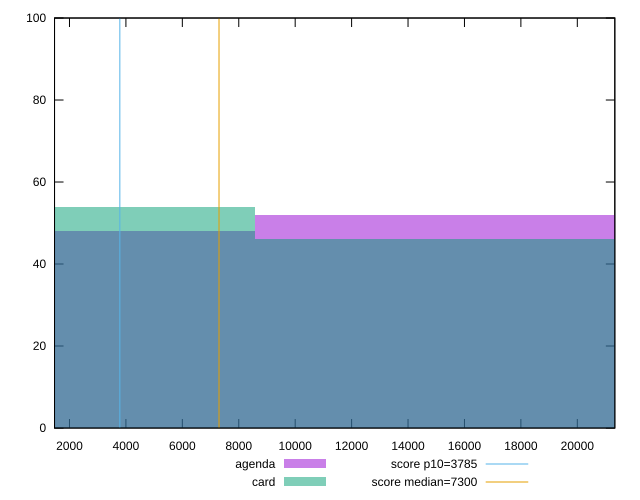

Write the gnuplot code that produced this figure.
reset

$agenda <<EOF
17177.17822318383 52
0 48
EOF

$card <<EOF
0 54
17177.17822318383 46
EOF

set key outside below
set boxwidth 17177.17822318383
set xrange [1470.078:21329.5455]
set yrange [0:100]
set trange [0:100]
set style fill transparent solid 0.5 noborder

set parametric
set terminal svg size 640, 500 enhanced background rgb 'white'
set output "reports/report_00028_2021-02-24T12-49-42.674Z/interactive/comparison/histogram/1_vs_2.svg"

plot $agenda title "agenda" with boxes, \
     $card title "card" with boxes, \
     3785,t title "score p10=3785", \
     7300,t title "score median=7300"

reset
